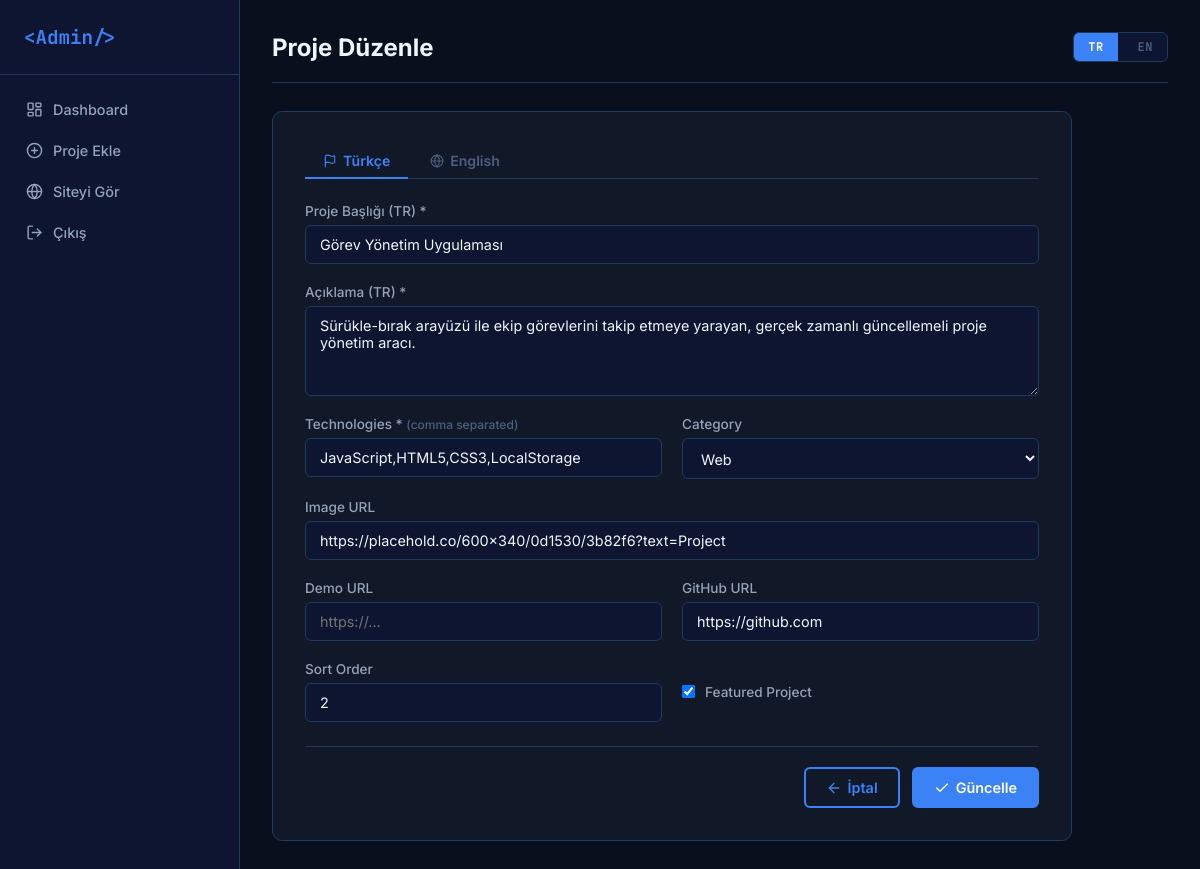
Page /admin/edit_project.php?id=2 (signed in) on the committed database.
### tables this page shows
CREATE TABLE IF NOT EXISTS `projects` (
  `id`             INT UNSIGNED    NOT NULL AUTO_INCREMENT,
  `title`          VARCHAR(150)    NOT NULL,
  `title_en`       VARCHAR(150)    NOT NULL DEFAULT '',
  `description`    TEXT            NOT NULL,
  `description_en` TEXT            NOT NULL,
  `image_url`      VARCHAR(500)    NOT NULL DEFAULT 'assets/images/project-placeholder.png',
  `technologies`   VARCHAR(300)    NOT NULL,
  `category`       VARCHAR(80)     NOT NULL DEFAULT 'Web',
  `project_url`    VARCHAR(500)             DEFAULT NULL,
  `github_url`     VARCHAR(500)             DEFAULT NULL,
  `is_featured`    TINYINT(1)      NOT NULL DEFAULT 0,
  `sort_order`     INT UNSIGNED    NOT NULL DEFAULT 0,
  `created_at`     TIMESTAMP       NOT NULL DEFAULT CURRENT_TIMESTAMP,
  `updated_at`     TIMESTAMP       NOT NULL DEFAULT CURRENT_TIMESTAMP ON UPDATE CURRENT_TIMESTAMP,
  PRIMARY KEY (`id`)
);

### admin/partials/project_form.php (the view, shortened to what this page needs)
<?php
$categories = ['Web', 'API', 'Mobile', 'Desktop', 'Other'];
?>
<div class="lang-tabs" id="langTabs">
  <button type="button" class="lang-tab active" data-lang="tr">
    <i data-lucide="flag"></i> Türkçe
  </button>
  <button type="button" class="lang-tab" data-lang="en">
    <i data-lucide="globe"></i> English
  </button>
</div>
<div class="form-grid">
  <div class="form-group form-group--full lang-panel lang-panel--tr">
    <label for="title">Proje Başlığı (TR) *</label>
    <input type="text" id="title" name="title"
           placeholder="Türkçe başlık"
           value="<?= htmlspecialchars($data['title'] ?? '') ?>" required />
  </div>
  <div class="form-group form-group--full lang-panel lang-panel--tr">
    <label for="description">Açıklama (TR) *</label>
    <textarea id="description" name="description" rows="4"
              placeholder="Türkçe açıklama..." required><?= htmlspecialchars($data['description'] ?? '') ?></textarea>
  </div>
  <div class="form-group">
    <label for="technologies">Technologies * <small>(comma separated)</small></label>
    <input type="text" id="technologies" name="technologies"
           placeholder="PHP, MySQL, JS"
           value="<?= htmlspecialchars($data['technologies'] ?? '') ?>" required />
  </div>
  <div class="form-group">
    <label for="category">Category</label>
    <select id="category" name="category">
      <?php foreach ($categories as $cat): ?>
        <option value="<?= $cat ?>" <?= ($data['category'] ?? 'Web') === $cat ? 'selected' : '' ?>><?= $cat ?></option>
      <?php endforeach; ?>
    </select>
  </div>
  <div class="form-group form-group--full">
    <label for="image_url">Image URL</label>
    <input type="url" id="image_url" name="image_url"
           placeholder="https://..."
           value="<?= htmlspecialchars($data['image_url'] ?? '') ?>" />
  </div>
  <div class="form-group">
    <label for="project_url">Demo URL</label>
    <input type="url" id="project_url" name="project_url"
           placeholder="https://..."
           value="<?= htmlspecialchars($data['project_url'] ?? '') ?>" />
  </div>
  <div class="form-group">
    <label for="github_url">GitHub URL</label>
    <input type="url" id="github_url" name="github_url"
           placeholder="https://github.com/..."
           value="<?= htmlspecialchars($data['github_url'] ?? '') ?>" />
  </div>
  <div class="form-group">
    <label for="sort_order">Sort Order</label>
    <input type="number" id="sort_order" name="sort_order" min="0"
           value="<?= (int)($data['sort_order'] ?? 0) ?>" />
  </div>
  <div class="form-group form-check-group">
    <input type="checkbox" id="is_featured" name="is_featured" value="1"
           <?= !empty($data['is_featured']) ? 'checked' : '' ?> />
    <label for="is_featured">Featured Project</label>
  </div>
</div>

### admin/assets/css/admin.css (style rules this page uses)
:root { --bg-primary: #0a0f1e; --bg-secondary: #0d1530; --bg-card: #111827; --border: #1e3a5f; --accent: #3b82f6; --accent-glow: #3b82f640; --accent-2: #06b6d4; --text-primary: #f0f6ff; --text-secondary:#94a3b8; --text-muted: #4b6080; --success: #10b981; --error: #ef4444; --warning: #f59e0b; --sidebar-w: 240px; --radius: 10px; --radius-sm: 6px; --transition: 0.25s ease; --font-main: 'Inter', system-ui, sans-serif; --font-mono: 'JetBrains Mono', monospace; }
*, *::before, *::after { box-sizing: border-box; margin: 0; padding: 0; }
html { font-size: 16px; }
body { font-family: var(--font-main); background: var(--bg-primary); color: var(--text-primary); display: flex; min-height: 100vh; }
.form-grid { display: grid; grid-template-columns: 1fr 1fr; gap: 20px; }
.form-group { display: flex; flex-direction: column; gap: 6px; }
.form-group--full { grid-column: 1 / -1; }
.form-check-group { flex-direction: row; align-items: center; gap: 10px; }
.form-group label { font-size: 0.85rem; font-weight: 500; color: var(--text-secondary); }
.form-group small { color: var(--text-muted); font-size: 0.75rem; }
.form-group input, .form-group textarea, .form-group select { background: var(--bg-secondary); border: 1px solid var(--border); border-radius: var(--radius-sm); padding: 10px 14px; color: var(--text-primary); font-family: var(--font-main); font-size: 0.9rem; outline: none; transition: border-color var(--transition), box-shadow var(--transition); resize: vertical; }
.form-group select option { background: var(--bg-secondary); }
[data-lucide] { width: 16px; height: 16px; stroke-width: 2; flex-shrink: 0; vertical-align: middle; color: var(--text-primary); }
.lang-tabs { display: flex; gap: 4px; margin-bottom: 24px; border-bottom: 1px solid var(--border); padding-bottom: 0; }
.lang-tab { display: inline-flex; align-items: center; gap: 6px; padding: 8px 18px; border: none; background: transparent; color: var(--text-muted); font-family: var(--font-main); font-size: 0.88rem; font-weight: 600; cursor: pointer; border-bottom: 2px solid transparent; margin-bottom: -1px; transition: all var(--transition); }
.lang-tab.active { color: var(--accent); border-bottom-color: var(--accent); }
.lang-tab [data-lucide] { width: 14px; height: 14px; color: inherit; }

### rows in the picture
projects: title "Görev Yönetim Uygulaması", description "Sürükle-bırak arayüzü ile ekip görevlerini takip etmeye yarayan, gerçek zamanlı güncellemeli proje yönetim aracı.", technologies "JavaScript,HTML5,CSS3,LocalStorage", category "Web", image_url "https://placehold.co/600x340/0d1530/3b82f6?text=Project", github_url "https://github.com", sort_order "2", is_featured "☑"
